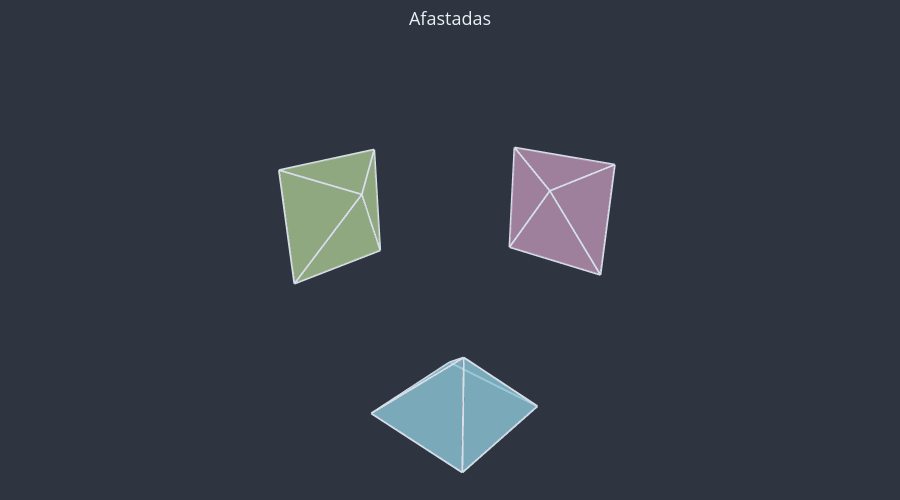
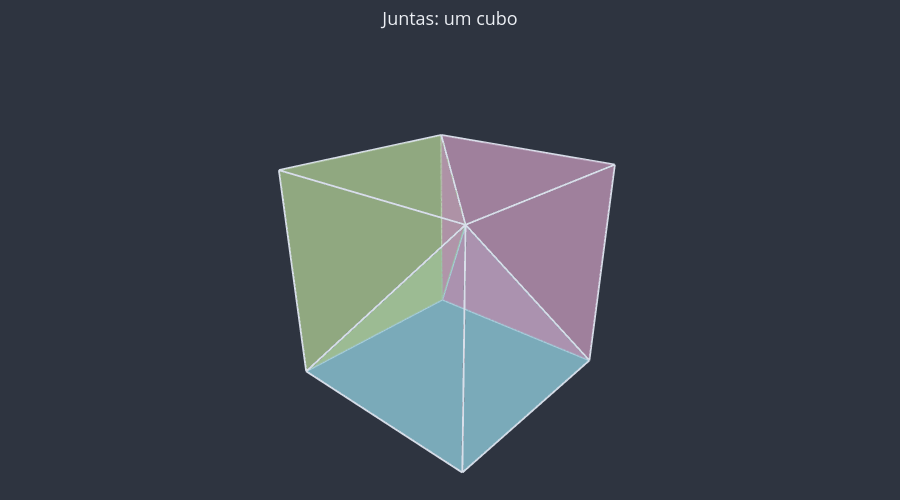

These figures' notebook cell, in order:
### Markdown cell above
**Exercício 7.** No cubo $ABCDEFGH$ de aresta 2, as pirâmides de vértice $G$ e bases $ABCD$, $ABFE$ e $ADHE$: (a) o volume de cada uma; (b) são congruentes? (c) preenchem o cubo?

### Code cell
# (a) A base de cada pirâmide é uma face do cubo (área 4). A altura é a distância de G
#     à face da base, que é a aresta do cubo (2).
volume_ex7 = (1 / 3) * 4 * 2  # 8/3 ≈ 2,667

# (b) Girando o cubo em torno da diagonal AG, cada pirâmide ocupa o lugar da seguinte.
congruentes_ex7 = True

# (c) As três bases são as três faces que NÃO contêm G. Todo ponto do cubo está num
#     segmento que sai de G e termina numa dessas faces, então nada fica de fora.
#     A soma dos volumes confirma: 3 · 8/3 = 8, o volume do cubo.
preenchem_ex7 = True

print(volume_ex7, congruentes_ex7, preenchem_ex7)

# As três pirâmides afastadas e, depois, juntas.
cubo = u3d.vertices_do_cubo()
pecas = [
    u3d.piramide([cubo[letra] for letra in base], cubo["G"])
    for base in ("ABCD", "ABFE", "ADHE")
]
print("Conferência:", [round(u3d.medir_volume(*peca), 4) for peca in pecas])
cores = [
    u3d.CORES["plano"], u3d.CORES["plano_secundario"], u3d.CORES["plano_terciario"],
]
for titulo, distancia in (("Afastadas", 1.5), ("Juntas: um cubo", 0)):
    fig = u3d.criar_figura(titulo=titulo)
    for peca, cor in zip(u3d.afastar_pecas(pecas, distancia), cores, strict=True):
        fig = u3d.desenhar_poliedro(fig, *peca, cor=cor, opacidade=0.6)
    u3d.mostrar(fig)

### Figure 1 — Plotly figure (JSON) as saved in the notebook; plotly's stock layout.template omitted (floating-point values rounded to 4 significant figures)
{"data": [{"color": "#88C0D0", "hoverinfo": "skip", "i": [0, 0], "j": [1, 2], "k": [2, 3], "lighting": {"ambient": 1, "diffuse": 0, "fresnel": 0, "specular": 0}, "opacity": 0.6, "type": "mesh3d", "x": [0.6124, 2.612, 2.612, 0.6124], "y": [2.612, 2.612, 0.6124, 0.6124], "z": [-1.225, -1.225, -1.225, -1.225]}, {"color": "#88C0D0", "hoverinfo": "skip", "i": [0], "j": [1], "k": [2], "lighting": {"ambient": 1, "diffuse": 0, "fresnel": 0, "specular": 0}, "opacity": 0.6, "type": "mesh3d", "x": [0.6124, 2.612, 2.612], "y": [0.6124, 0.6124, 2.612], "z": [-1.225, -1.225, 0.7753]}, {"color": "#88C0D0", "hoverinfo": "skip", "i": [0], "j": [1], "k": [2], "lighting": {"ambient": 1, "diffuse": 0, "fresnel": 0, "specular": 0}, "opacity": 0.6, "type": "mesh3d", "x": [2.612, 2.612, 2.612], "y": [0.6124, 2.612, 2.612], "z": [-1.225, -1.225, 0.7753]}, {"color": "#88C0D0", "hoverinfo": "skip", "i": [0], "j": [1], "k": [2], "lighting": {"ambient": 1, "diffuse": 0, "fresnel": 0, "specular": 0}, "opacity": 0.6, "type": "mesh3d", "x": [2.612, 0.6124, 2.612], "y": [2.612, 2.612, 2.612], "z": [-1.225, -1.225, 0.7753]}, {"color": "#88C0D0", "hoverinfo": "skip", "i": [0], "j": [1], "k": [2], "lighting": {"ambient": 1, "diffuse": 0, "fresnel": 0, "specular": 0}, "opacity": 0.6, "type": "mesh3d", "x": [0.6124, 0.6124, 2.612], "y": [2.612, 0.6124, 2.612], "z": [-1.225, -1.225, 0.7753]}, {"hoverinfo": "skip", "line": {"color": "#D8DEE9", "width": 4}, "mode": "lines", "type": "scatter3d", "x": [2.612, 0.6124, null, 2.612, 2.612, null, 0.6124, 2.612, null, 0.6124, 0.6124, null, 2.612, 2.612, null, 0.6124, 2.612, null, 2.612, 2.612, null, 0.6124, 2.612, null], "y": [2.612, 2.612, null, 0.6124, 2.612, null, 0.6124, 0.6124, null, 0.6124, 2.612, null, 0.6124, 2.612, null, 0.6124, 2.612, null, 2.612, 2.612, null, 2.612, 2.612, null], "z": [-1.225, -1.225, null, -1.225, -1.225, null, -1.225, -1.225, null, -1.225, -1.225, null, -1.225, 0.7753, null, -1.225, 0.7753, null, -1.225, 0.7753, null, -1.225, 0.7753, null]}, {"color": "#A3BE8C", "hoverinfo": "skip", "i": [0, 0], "j": [1, 2], "k": [2, 3], "lighting": {"ambient": 1, "diffuse": 0, "fresnel": 0, "specular": 0}, "opacity": 0.6, "type": "mesh3d", "x": [0.6124, 2.612, 2.612, 0.6124], "y": [-1.225, -1.225, -1.225, -1.225], "z": [0.6124, 0.6124, 2.612, 2.612]}, {"color": "#A3BE8C", "hoverinfo": "skip", "i": [0], "j": [1], "k": [2], "lighting": {"ambient": 1, "diffuse": 0, "fresnel": 0, "specular": 0}, "opacity": 0.6, "type": "mesh3d", "x": [2.612, 2.612, 0.6124], "y": [0.7753, -1.225, -1.225], "z": [2.612, 0.6124, 0.6124]}, {"color": "#A3BE8C", "hoverinfo": "skip", "i": [0], "j": [1], "k": [2], "lighting": {"ambient": 1, "diffuse": 0, "fresnel": 0, "specular": 0}, "opacity": 0.6, "type": "mesh3d", "x": [2.612, 2.612, 2.612], "y": [0.7753, -1.225, -1.225], "z": [2.612, 2.612, 0.6124]}, {"color": "#A3BE8C", "hoverinfo": "skip", "i": [0], "j": [1], "k": [2], "lighting": {"ambient": 1, "diffuse": 0, "fresnel": 0, "specular": 0}, "opacity": 0.6, "type": "mesh3d", "x": [2.612, 0.6124, 2.612], "y": [0.7753, -1.225, -1.225], "z": [2.612, 2.612, 2.612]}, {"color": "#A3BE8C", "hoverinfo": "skip", "i": [0], "j": [1], "k": [2], "lighting": {"ambient": 1, "diffuse": 0, "fresnel": 0, "specular": 0}, "opacity": 0.6, "type": "mesh3d", "x": [2.612, 0.6124, 0.6124], "y": [0.7753, -1.225, -1.225], "z": [2.612, 0.6124, 2.612]}, {"hoverinfo": "skip", "line": {"color": "#D8DEE9", "width": 4}, "mode": "lines", "type": "scatter3d", "x": [0.6124, 2.612, null, 2.612, 2.612, null, 2.612, 0.6124, null, 0.6124, 0.6124, null, 2.612, 2.612, null, 0.6124, 2.612, null, 2.612, 2.612, null, 0.6124, 2.612, null], "y": [-1.225, -1.225, null, -1.225, -1.225, null, -1.225, -1.225, null, -1.225, -1.225, null, -1.225, 0.7753, null, -1.225, 0.7753, null, -1.225, 0.7753, null, -1.225, 0.7753, null], "z": [0.6124, 0.6124, null, 0.6124, 2.612, null, 2.612, 2.612, null, 0.6124, 2.612, null, 0.6124, 2.612, null, 0.6124, 2.612, null, 2.612, 2.612, null, 2.612, 2.612, null]}, {"color": "#B48EAD", "hoverinfo": "skip", "i": [0, 0], "j": [1, 2], "k": [2, 3], "lighting": {"ambient": 1, "diffuse": 0, "fresnel": 0, "specular": 0}, "opacity": 0.6, "type": "mesh3d", "x": [-1.225, -1.225, -1.225, -1.225], "y": [0.6124, 2.612, 2.612, 0.6124], "z": [2.612, 2.612, 0.6124, 0.6124]}, {"color": "#B48EAD", "hoverinfo": "skip", "i": [0], "j": [1], "k": [2], "lighting": {"ambient": 1, "diffuse": 0, "fresnel": 0, "specular": 0}, "opacity": 0.6, "type": "mesh3d", "x": [-1.225, -1.225, 0.7753], "y": [0.6124, 2.612, 2.612], "z": [0.6124, 0.6124, 2.612]}, {"color": "#B48EAD", "hoverinfo": "skip", "i": [0], "j": [1], "k": [2], "lighting": {"ambient": 1, "diffuse": 0, "fresnel": 0, "specular": 0}, "opacity": 0.6, "type": "mesh3d", "x": [-1.225, -1.225, 0.7753], "y": [2.612, 2.612, 2.612], "z": [0.6124, 2.612, 2.612]}, {"color": "#B48EAD", "hoverinfo": "skip", "i": [0], "j": [1], "k": [2], "lighting": {"ambient": 1, "diffuse": 0, "fresnel": 0, "specular": 0}, "opacity": 0.6, "type": "mesh3d", "x": [-1.225, -1.225, 0.7753], "y": [2.612, 0.6124, 2.612], "z": [2.612, 2.612, 2.612]}, {"color": "#B48EAD", "hoverinfo": "skip", "i": [0], "j": [1], "k": [2], "lighting": {"ambient": 1, "diffuse": 0, "fresnel": 0, "specular": 0}, "opacity": 0.6, "type": "mesh3d", "x": [-1.225, -1.225, 0.7753], "y": [0.6124, 0.6124, 2.612], "z": [2.612, 0.6124, 2.612]}, {"hoverinfo": "skip", "line": {"color": "#D8DEE9", "width": 4}, "mode": "lines", "type": "scatter3d", "x": [-1.225, -1.225, null, -1.225, -1.225, null, -1.225, -1.225, null, -1.225, -1.225, null, -1.225, 0.7753, null, -1.225, 0.7753, null, -1.225, 0.7753, null, -1.225, 0.7753, null], "y": [2.612, 0.6124, null, 2.612, 2.612, null, 0.6124, 2.612, null, 0.6124, 0.6124, null, 2.612, 2.612, null, 0.6124, 2.612, null, 2.612, 2.612, null, 0.6124, 2.612, null], "z": [2.612, 2.612, null, 0.6124, 2.612, null, 0.6124, 0.6124, null, 0.6124, 2.612, null, 0.6124, 2.612, null, 0.6124, 2.612, null, 2.612, 2.612, null, 2.612, 2.612, null]}], "layout": {"font": {"color": "#ECEFF4", "size": 13}, "height": 500, "margin": {"b": 0, "l": 0, "r": 0, "t": 50}, "paper_bgcolor": "#2E3440", "plot_bgcolor": "#2E3440", "scene": {"aspectmode": "data", "bgcolor": "#2E3440", "camera": {"eye": {"x": 1.6, "y": 1.4, "z": 1}}, "xaxis": {"visible": false}, "yaxis": {"visible": false}, "zaxis": {"visible": false}}, "showlegend": false, "title": {"text": "Afastadas", "x": 0.5}}}

### Figure 2 — Plotly figure (JSON) as saved in the notebook; plotly's stock layout.template omitted (floating-point values rounded to 4 significant figures)
{"data": [{"color": "#88C0D0", "hoverinfo": "skip", "i": [0, 0], "j": [1, 2], "k": [2, 3], "lighting": {"ambient": 1, "diffuse": 0, "fresnel": 0, "specular": 0}, "opacity": 0.6, "type": "mesh3d", "x": [0.0, 2.0, 2.0, 0.0], "y": [2.0, 2.0, 0.0, 0.0], "z": [0.0, 0.0, 0.0, 0.0]}, {"color": "#88C0D0", "hoverinfo": "skip", "i": [0], "j": [1], "k": [2], "lighting": {"ambient": 1, "diffuse": 0, "fresnel": 0, "specular": 0}, "opacity": 0.6, "type": "mesh3d", "x": [0.0, 2.0, 2.0], "y": [0.0, 0.0, 2.0], "z": [0.0, 0.0, 2.0]}, {"color": "#88C0D0", "hoverinfo": "skip", "i": [0], "j": [1], "k": [2], "lighting": {"ambient": 1, "diffuse": 0, "fresnel": 0, "specular": 0}, "opacity": 0.6, "type": "mesh3d", "x": [2.0, 2.0, 2.0], "y": [0.0, 2.0, 2.0], "z": [0.0, 0.0, 2.0]}, {"color": "#88C0D0", "hoverinfo": "skip", "i": [0], "j": [1], "k": [2], "lighting": {"ambient": 1, "diffuse": 0, "fresnel": 0, "specular": 0}, "opacity": 0.6, "type": "mesh3d", "x": [2.0, 0.0, 2.0], "y": [2.0, 2.0, 2.0], "z": [0.0, 0.0, 2.0]}, {"color": "#88C0D0", "hoverinfo": "skip", "i": [0], "j": [1], "k": [2], "lighting": {"ambient": 1, "diffuse": 0, "fresnel": 0, "specular": 0}, "opacity": 0.6, "type": "mesh3d", "x": [0.0, 0.0, 2.0], "y": [2.0, 0.0, 2.0], "z": [0.0, 0.0, 2.0]}, {"hoverinfo": "skip", "line": {"color": "#D8DEE9", "width": 4}, "mode": "lines", "type": "scatter3d", "x": [2, 0, null, 2, 2, null, 0, 2, null, 0, 0, null, 2, 2, null, 0, 2, null, 2, 2, null, 0, 2, null], "y": [2, 2, null, 0, 2, null, 0, 0, null, 0, 2, null, 0, 2, null, 0, 2, null, 2, 2, null, 2, 2, null], "z": [0, 0, null, 0, 0, null, 0, 0, null, 0, 0, null, 0, 2, null, 0, 2, null, 0, 2, null, 0, 2, null]}, {"color": "#A3BE8C", "hoverinfo": "skip", "i": [0, 0], "j": [1, 2], "k": [2, 3], "lighting": {"ambient": 1, "diffuse": 0, "fresnel": 0, "specular": 0}, "opacity": 0.6, "type": "mesh3d", "x": [0.0, 2.0, 2.0, 0.0], "y": [0.0, 0.0, 0.0, 0.0], "z": [0.0, 0.0, 2.0, 2.0]}, {"color": "#A3BE8C", "hoverinfo": "skip", "i": [0], "j": [1], "k": [2], "lighting": {"ambient": 1, "diffuse": 0, "fresnel": 0, "specular": 0}, "opacity": 0.6, "type": "mesh3d", "x": [2.0, 2.0, 0.0], "y": [2.0, 0.0, 0.0], "z": [2.0, 0.0, 0.0]}, {"color": "#A3BE8C", "hoverinfo": "skip", "i": [0], "j": [1], "k": [2], "lighting": {"ambient": 1, "diffuse": 0, "fresnel": 0, "specular": 0}, "opacity": 0.6, "type": "mesh3d", "x": [2.0, 2.0, 2.0], "y": [2.0, 0.0, 0.0], "z": [2.0, 2.0, 0.0]}, {"color": "#A3BE8C", "hoverinfo": "skip", "i": [0], "j": [1], "k": [2], "lighting": {"ambient": 1, "diffuse": 0, "fresnel": 0, "specular": 0}, "opacity": 0.6, "type": "mesh3d", "x": [2.0, 0.0, 2.0], "y": [2.0, 0.0, 0.0], "z": [2.0, 2.0, 2.0]}, {"color": "#A3BE8C", "hoverinfo": "skip", "i": [0], "j": [1], "k": [2], "lighting": {"ambient": 1, "diffuse": 0, "fresnel": 0, "specular": 0}, "opacity": 0.6, "type": "mesh3d", "x": [2.0, 0.0, 0.0], "y": [2.0, 0.0, 0.0], "z": [2.0, 0.0, 2.0]}, {"hoverinfo": "skip", "line": {"color": "#D8DEE9", "width": 4}, "mode": "lines", "type": "scatter3d", "x": [0, 2, null, 2, 2, null, 2, 0, null, 0, 0, null, 2, 2, null, 0, 2, null, 2, 2, null, 0, 2, null], "y": [0, 0, null, 0, 0, null, 0, 0, null, 0, 0, null, 0, 2, null, 0, 2, null, 0, 2, null, 0, 2, null], "z": [0, 0, null, 0, 2, null, 2, 2, null, 0, 2, null, 0, 2, null, 0, 2, null, 2, 2, null, 2, 2, null]}, {"color": "#B48EAD", "hoverinfo": "skip", "i": [0, 0], "j": [1, 2], "k": [2, 3], "lighting": {"ambient": 1, "diffuse": 0, "fresnel": 0, "specular": 0}, "opacity": 0.6, "type": "mesh3d", "x": [0.0, 0.0, 0.0, 0.0], "y": [0.0, 2.0, 2.0, 0.0], "z": [2.0, 2.0, 0.0, 0.0]}, {"color": "#B48EAD", "hoverinfo": "skip", "i": [0], "j": [1], "k": [2], "lighting": {"ambient": 1, "diffuse": 0, "fresnel": 0, "specular": 0}, "opacity": 0.6, "type": "mesh3d", "x": [0.0, 0.0, 2.0], "y": [0.0, 2.0, 2.0], "z": [0.0, 0.0, 2.0]}, {"color": "#B48EAD", "hoverinfo": "skip", "i": [0], "j": [1], "k": [2], "lighting": {"ambient": 1, "diffuse": 0, "fresnel": 0, "specular": 0}, "opacity": 0.6, "type": "mesh3d", "x": [0.0, 0.0, 2.0], "y": [2.0, 2.0, 2.0], "z": [0.0, 2.0, 2.0]}, {"color": "#B48EAD", "hoverinfo": "skip", "i": [0], "j": [1], "k": [2], "lighting": {"ambient": 1, "diffuse": 0, "fresnel": 0, "specular": 0}, "opacity": 0.6, "type": "mesh3d", "x": [0.0, 0.0, 2.0], "y": [2.0, 0.0, 2.0], "z": [2.0, 2.0, 2.0]}, {"color": "#B48EAD", "hoverinfo": "skip", "i": [0], "j": [1], "k": [2], "lighting": {"ambient": 1, "diffuse": 0, "fresnel": 0, "specular": 0}, "opacity": 0.6, "type": "mesh3d", "x": [0.0, 0.0, 2.0], "y": [0.0, 0.0, 2.0], "z": [2.0, 0.0, 2.0]}, {"hoverinfo": "skip", "line": {"color": "#D8DEE9", "width": 4}, "mode": "lines", "type": "scatter3d", "x": [0, 0, null, 0, 0, null, 0, 0, null, 0, 0, null, 0, 2, null, 0, 2, null, 0, 2, null, 0, 2, null], "y": [2, 0, null, 2, 2, null, 0, 2, null, 0, 0, null, 2, 2, null, 0, 2, null, 2, 2, null, 0, 2, null], "z": [2, 2, null, 0, 2, null, 0, 0, null, 0, 2, null, 0, 2, null, 0, 2, null, 2, 2, null, 2, 2, null]}], "layout": {"font": {"color": "#ECEFF4", "size": 13}, "height": 500, "margin": {"b": 0, "l": 0, "r": 0, "t": 50}, "paper_bgcolor": "#2E3440", "plot_bgcolor": "#2E3440", "scene": {"aspectmode": "data", "bgcolor": "#2E3440", "camera": {"eye": {"x": 1.6, "y": 1.4, "z": 1}}, "xaxis": {"visible": false}, "yaxis": {"visible": false}, "zaxis": {"visible": false}}, "showlegend": false, "title": {"text": "Juntas: um cubo", "x": 0.5}}}
